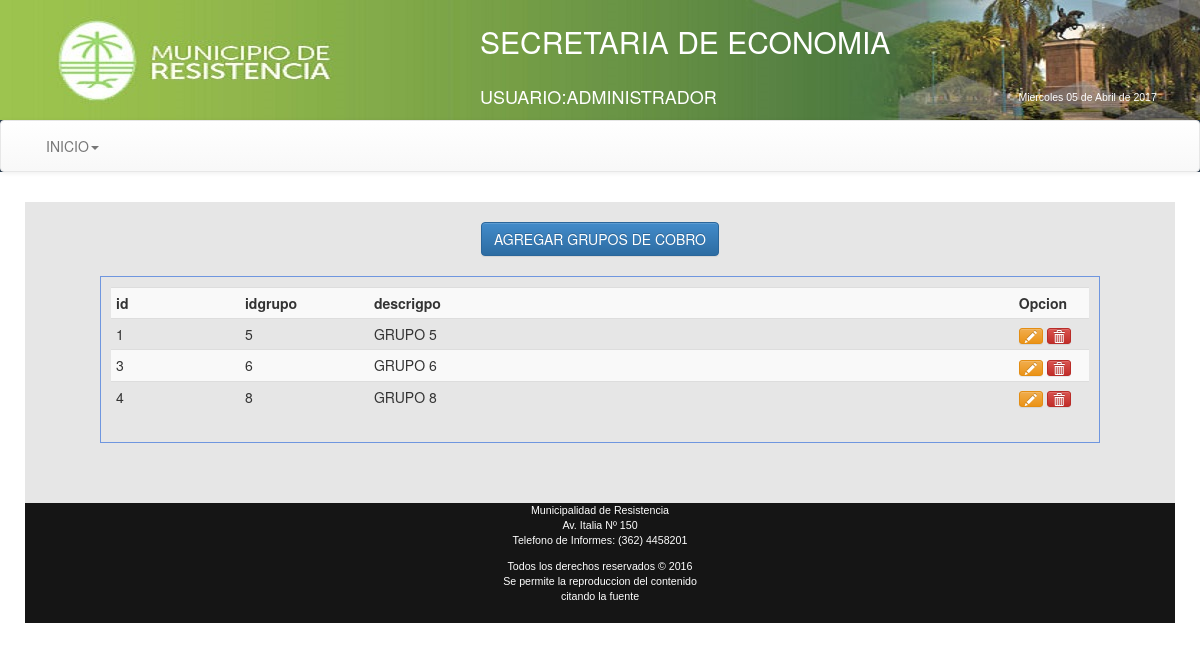
Page /Economia/views/frmConfigGrupoCobro.php (signed in) on the committed database.
### tables this page shows
CREATE TABLE `gruposcobros` (
  `id` int(11) NOT NULL AUTO_INCREMENT,
  `idgrupo` int(11) NOT NULL,
  `descrigpo` varchar(100) NOT NULL,
  PRIMARY KEY (`id`)
);

### Economia/views/frmConfigGrupoCobro.php (the view, shortened to what this page needs)
<!DOCTYPE html PUBLIC "-//W3C//DTD XHTML 1.0 Transitional//EN" "http://www.w3.org/TR/xhtml1/DTD/xhtml1-transitional.dtd">
<html xmlns="http://www.w3.org/1999/xhtml">
<head>
<link rel="stylesheet" type="text/css" href="../css/estilo.css" media="screen">
<link rel="stylesheet" type="text/css" href="../bootstrap/css/bootstrap.css">
<link rel="stylesheet" type="text/css" href="../bootstrap/css/bootstrap.min.css">
<link rel="stylesheet" type="text/css" href="../bootstrap/css/bootstrap-theme.css">
<link rel="stylesheet" type="text/css" href="../bootstrap/css/bootstrap-theme.min.css">
</head>
<body class="body" style=" background-image: url(../images/bgcity.jpg);
  background-attachment: fixed;">
<header>
<table width="100%" height="120" border="0" background="../images/header2015.jpg">
<tr><td width="40%"></td>
<td><div align="left" style="color:#ffffff;" ><p><h2>SECRETARIA DE ECONOMIA</h2></p>
 </div></td>
</tr>
<tr><td width="40%"></td>
<td><div align="left" style="color:#ffffff;" ><p><h4>USUARIO:<?php echo $_SESSION["apynom"]?></h4></p>
 </div></td>
 <td><div align="left" style="color:#ffffff;" >
<p><h5>
</h5></p>
 </div></td>
</tr>
</table>
<nav class="navbar navbar-default">
<div class="container-fluid">
<div class="collapse navbar-collapse" id="navbar-1">
 <ul class="nav navbar-nav">
 <li class="dropdown">
   <a href="#" class="dropdown-toggle" data-toggle="dropdown" role="button">INICIO<span class="caret"></span></a>
 </li>
 </ul>
 </div>
 </div>
 </nav>
</header>
<div class="container"
style="background-color:#E6E6E6;border-radius: 10px 10px 10px 10px;
-moz-border-radius: 10px 10px 10px 10px;
-webkit-border-radius: 10px 10px 10px 10px;
border: 10px solid #ffffff;">
<body>
<section>
  <table border="0" align="center">
   <tr>
    <td width="100"><button id="nueva-factura" class="btn btn-primary">AGREGAR GRUPOS DE COBRO</button></td>
   </tr>
  </table>
 </section>
    <div class="registros" id="agrega-registros">
        <table class="table table-striped table-condensed table-hover">
         <tr>
          <th width="100">id</th>
          <th width="100">idgrupo</th>
          <th width="500">descrigpo</th>
          <th width="20">Opcion</th>
         </tr>
          <?php
            $conexion=Conectarse();
            $queryu="SELECT * FROM gruposcobros ORDER BY idgrupo asc";
            $registro = mysqli_query($conexion,$queryu);
            while($registro2 = mysqli_fetch_array($registro)){
              echo '<tr>
                    <td>'.$registro2['id'].'</td>
                    <td>'.$registro2['idgrupo'].'</td>
                    <td>'.$registro2['descrigpo'].'</td>
                    <td><a href="javascript:editarGpo('.$registro2['id'].');" class="btn btn-warning btn-xs"><i class="glyphicon glyphicon-pencil"></i></a>
                        <a href="javascript:eliminarGpo('.$registro2['id'].');" class="btn btn-danger btn-xs"><i class="glyphicon glyphicon-trash"></i></a>
                    </td>
                    </tr>';
            }
        ?>
       </table>
    </div>
    <br>
<br><br>
<small>
<div class="row" style="height:120px; background-color:#151515;color:#ffffff; font-family:Arial;font-size:8pt;">
<div class="col-md-12" align="center">
    <p>Municipalidad de Resistencia<br />
    Av. Italia Nº 150<br />
    Telefono de Informes: (362) 4458201</p>
    <p>Todos los derechos reservados &copy; 2016<br />
      Se permite la reproduccion del contenido<br />
      citando la fuente
    </p>
  </div>
</div>
</small>
</body>
</div>
</html>

### Economia/css/estilo.css (style rules this page uses)
body { background:#2c3e50; color:#fff; margin:0px; font-family:"Trebuchet MS", Arial, Helvetica, sans-serif; min-width:1000px; }
header { background:#2c3e50; color:#fff; }
section { margin-top:20px; }
.registros { margin:auto; width:1000px; margin-top:20px; border:1px solid #6F96DF; height:auto; padding:10px; }

### rows in the picture
gruposcobros: id "1", idgrupo "5", descrigpo "GRUPO 5"
gruposcobros: id "3", idgrupo "6", descrigpo "GRUPO 6"
gruposcobros: id "4", idgrupo "8", descrigpo "GRUPO 8"

### other values in the picture
$_SESSION["apynom"] "ADMINISTRADOR"
